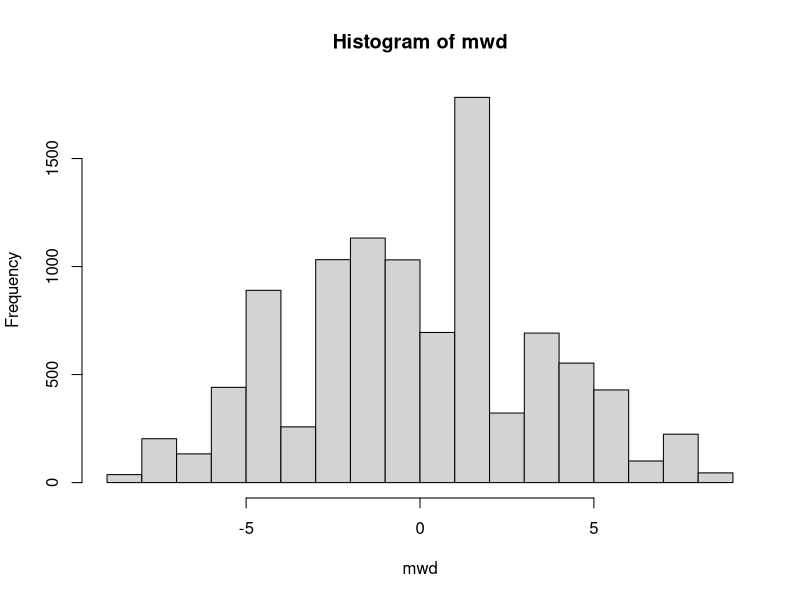

Write R code to recreate this figure.
worms <- c(7, 10, 10, 16, 17, 1, 2, 2, 7, 10)
group <- c(rep("Control", 5), rep("Drug", 5))
DF <- data.frame(worms = worms, group = group)
DF
rm(worms, group)
DF
library(tidyverse)
DF %>% 
  group_by(group) %>% 
  summarize(M = mean(worms))

tapply(DF$worms, DF$group, mean)
(-diff(tapply(DF$worms, DF$group, mean)) -> obs_diff) 
# Do repeatedly 
-diff(tapply(DF$worms, sample(DF$group), mean))


B <- 10^4
mwd <- numeric(B)
for(i in 1:B){
  mwd[i] <- -diff(tapply(DF$worms, sample(DF$group), mean))
}

hist(mwd)
(pv <- mean(mwd >= 7.6))
sum(mwd >= 7.6)
(pv <- sum(mwd >= 7.6)/B)
